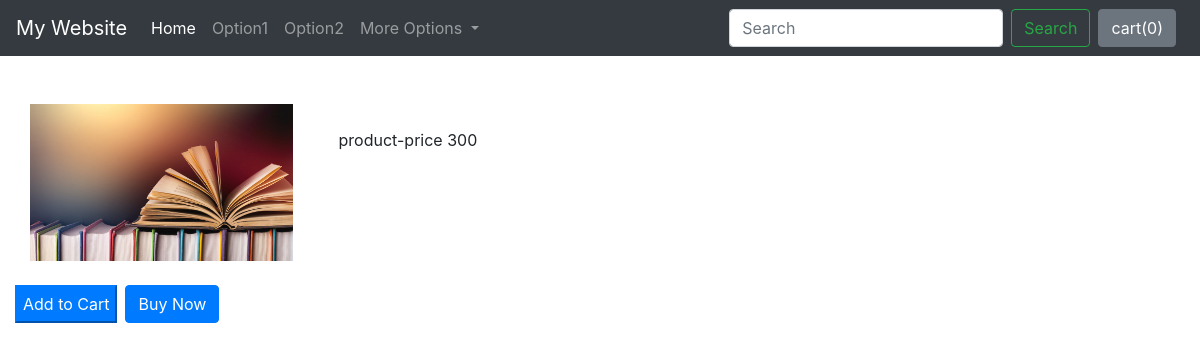
The app's page /shops/productview/2 with its own data.
### shops/models.py (models this page shows)
class Product(models.Model):
    product_id = models.AutoField
    product_name = models.CharField(max_length=50)
    category = models.CharField(max_length=50, default="")
    subcategory = models.CharField(max_length=50, default="")
    price = models.IntegerField(default=0)
    desc = models.CharField(max_length=300)
    pub_date = models.DateField()
    image = models.ImageField(upload_to='shops/images', default="")
    def __str__(self):
        return self.product_name

### shops/views.py (the view)
# urls.py: path("productview/<int:myid>",views.productView,name="productView"),
def productView(request,myid):
    product = Product.objects.filter(id=myid)
    print(product)
    return render(request,"shops/product.html",{'product':product[0]})

### shops/templates/shops/product.html (shortened to what this page needs)
{% extends 'shops/basic.html' %}
 {% block body %}
    <div class="container my-4">
        <div class="row mt-4" style="display:inline-block">
            <div class="row ">
                <div class="col-md-3 mr-3">
                    <img src='/media/{{product.image}}' style="width:100%;
                height:100%; ">
                </div>
                <div class="col-md-4 mt-4">
                    product-price {{product.price}}
                </div>
            </div>
            <div class="row mt-4 ">
                <button class="bt btn-primary mr-2">Add to Cart</button>
                <button class="btn btn-primary">Buy Now</button>
            </div>
        </div>
    </div>
 {% endblock body %}

### records on screen
Product: image (picture), price "300"
